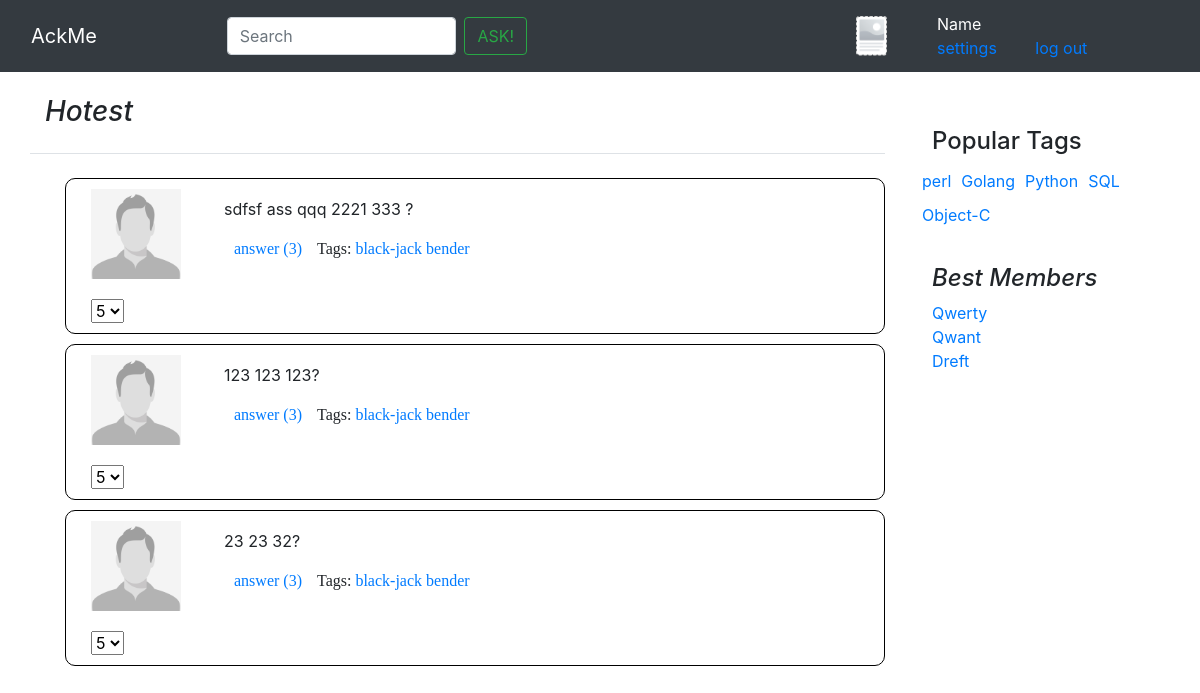
The app's page /hot/1/, older data.
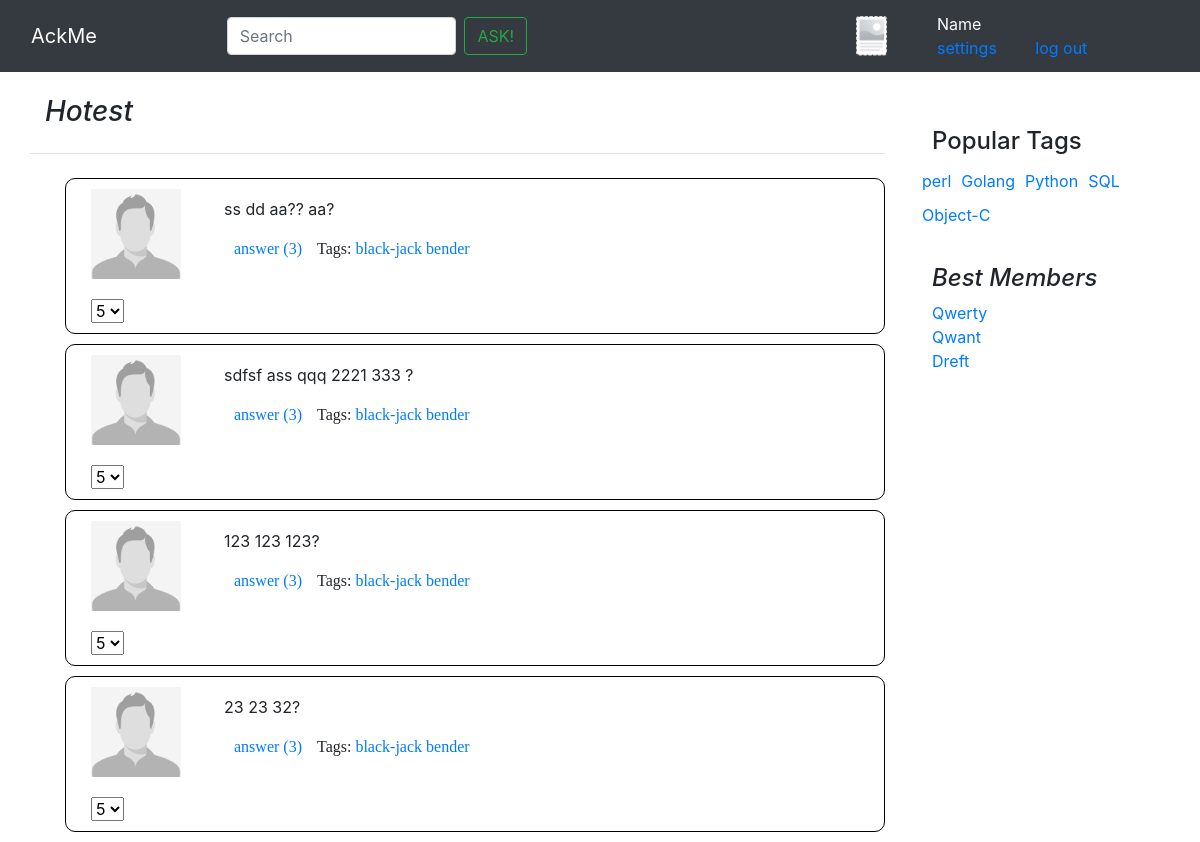
The same page, newer data.
### questions/models.py (models this page shows, shortened)
class Question(models.Model):
    author = models.ForeignKey(CustomUser, verbose_name="Question's Owner", on_delete=models.CASCADE)
    title = models.CharField(max_length=50, verbose_name="Question's Header")
    text = models.TextField(verbose_name="Question's Content")
    date = models.DateTimeField(default=timezone.now, verbose_name="Question's Date")
    rating = models.IntegerField(default=0, null=False, verbose_name="Question's Rating")
    is_active = models.BooleanField(default=True, verbose_name="Question's Availability")
    tags = models.ManyToManyField(Tag, default=True, related_name='questions', verbose_name="Question's Tags")
    votes = GenericRelation(LikeDislike, related_query_name='questions')
    objects = QuestionManager()

### questions/views.py (the view)
# urls.py: path('hot/<int:id>/', views.hot, name="hot"),
def hot(request, id=1):
	return render(request, "hot.html", {
		"questions": paginate(request, objects_list = models.Question.objects.get_hot()),
		})

### questions/manager.py (called while the page is built)
    def get_hot(self):
        return self.all().order_by('rating').reverse()

### questions/views.py (called while the page is built)
def paginate(request, objects_list):
    paginator = Paginator(objects_list, 4)
    page = request.GET.get('page')
    try:
        objects = paginator.page(page)
    except PageNotAnInteger:
        objects = paginator.page(1)
    except EmptyPage:
        objects = paginator.page(paginator.num_pages)
    return objects

### questions/templates/hot.html (shortened to what this page needs)
{% extends "tag_find.html" %}
{% block NamePage %}
  <div class="pb-3 mb-4 font-italic border-bottom row">
        <h3 class="col-4">Hotest</h3>
  </div>
{% endblock NamePage %}
{% block userPost %}
    {% for obj in questions %}
        <div class="blog-post row Post">
          <div class="avatarka_in_post col-md-2 ">
            {% load static %}
            <a href="{% url 'tag' %}"><img src="{% static "/img/Empty2.jpg" %}" width="90" height="90"></a>
            <select name="likes" class="likes">
                                <option selected="">5</option>
            </select>
          </div>
        <div class="Context_Post col-md-9">
          <p>{{obj.text}}</p>
          {% block BottomOnePost %}
            <div class="blog-post-meta row Post_title_bottom">
              <a href="{% url 'questions' %}" class="">answer (3)</a>
              <div class="col-9">
                <p>Tags: <a href="{% url 'tag' %}">black-jack</a> <a href="{% url 'tag' %}">bender</a></p>
              </div>
            </div>
          {% endblock BottomOnePost %}
        </div>
      </div>
    {% endfor %}
{% endblock userPost %}

### questions/templates/tag_find.html (shortened to what this page needs)
{% load static %}
<!DOCTYPE html>
<html>
  <head>
      {% block links %}
        <link rel="stylesheet" href="https://maxcdn.bootstrapcdn.com/bootstrap/4.0.0/css/bootstrap.min.css">
      {% endblock %}
      {% block OwnLinks %}
        {% load static %}
        <link rel="stylesheet" type="text/css" href="{% static "/css/bender.css" %}">
      {% endblock %}
  </head>
  <body>
    {% block title %}
      <nav class="navbar navbar-expand-md navbar-dark fixed-top bg-dark">
          <a class="navbar-brand col-md-2" href="{% url 'questions' %}">AckMe</a>
          <div class="collapse navbar-collapse" id="navbarCollapse col-md-1">
            <form class="form-inline mt-2 mt-md-0">
              <input class="form-control mr-sm-2 col-md-8" type="text" placeholder="Search" aria-label="Search">
              <button class="btn btn-outline-success my-2 my-sm-0"  type="submit">ASK!</button>
            </form>
          </div>
          {% block Userfoto %}
            <div class="col-md-1">
              <a class="navbar" href="{% url 'setting' %}">
                {% load static %}
                <img src="{% static "/img/img_empty.png" %} " widght="50" height="40">
              </a>
            </div>
            <div class="row col-md-3" style="color: white;">
              <div class="col-sm-9">
                Name
                <div class="row">
                  <div class="col-8 col-sm-6">
                    <a href="{% url 'setting' %}">settings</a>
                  </div>
                  <div class="col-4 col-sm-6">
                    <a href="{% url 'question' %}">log out</a>
                  </div>
                </div>
              </div>
            </div>
          {% endblock Userfoto %}
      </nav>
    {% endblock title %}
    {% block contant %}
      <div class="container">
       <div class="row">
         <div class="col-md-9 blog-main my_blog">
            {% block NamePage %}{% endblock NamePage %}
            {% block userPost %}
                    {% load static %}
      {% endblock userPost %}
        </div>
        {% block Asidemenu %}
          <aside class="col-md-3 blog-sidebar my_blog">
            <div class="p-3 mb-3">
              <div class="p-3">
                <h4>Popular Tags</h4>
                <div class="row">
                  <a href="{% url 'tag' %}" class="Pop_tags">perl</a>
                  <a href="{% url 'tag' %}" class="Pop_tags">Golang</a>
                  <a href="{% url 'tag' %}" class="Pop_tags">Python</a>
                  <a href="{% url 'tag' %}" class="Pop_tags">SQL</a>
                  <a href="{% url 'tag' %}" class="Pop_tags">Object-C</a>
                </div>
              </div>
              <div class="p-3">
                <h4 class="font-italic">Best Members</h4>
                <ol class="list-unstyled">
                  <li><a href="{% url 'tag' %}">Qwerty</a></li>
                  <li><a href="{% url 'tag' %}">Qwant</a></li>
                  <li><a href="{% url 'tag' %}">Dreft</a></li>
                </ol>
              </div>
            </div>
          </aside>
        {% endblock Asidemenu %}
      </div>
      </div>
    {% endblock contant%}
  </body>
</html>

### questions/static/css/bender.css (style rules this page uses)
.my_blog { margin-top: 95px; }
.likes { margin-top: 20px; }
.Post { border: 1px solid black; border-radius: 10px 10px 10px 10px; margin-left: 20px; padding:10px; margin-bottom: 10px; }
.Post_title_bottom { margin-left: 10px; font-family: "sans-serif"; }
.Pop_tags { padding: 5px; }

Row changes from the older to the newer data that the page shows:
added Question: text "ss dd aa?? aa?"
